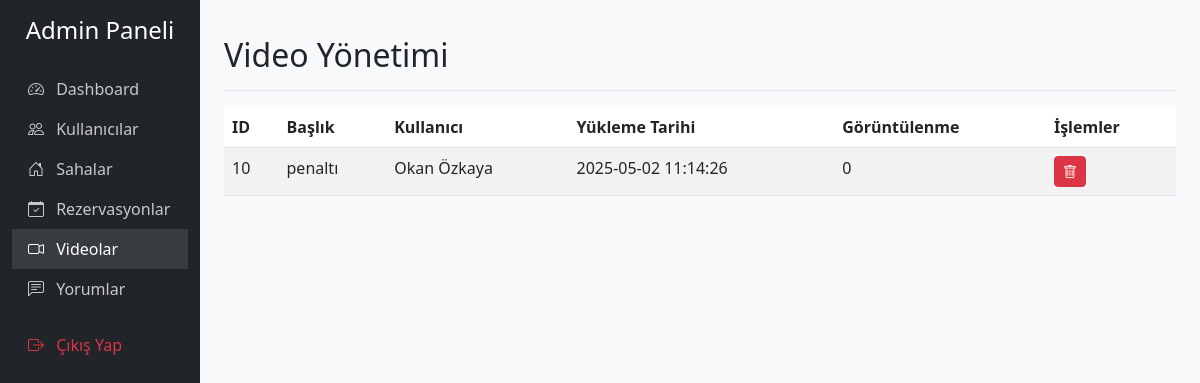
/halisaha-rezervasyon/admin/?page=videolar (signed in), run on the app's committed database.
### tables this page shows
CREATE TABLE IF NOT EXISTS `videolar` (
  `id` int NOT NULL AUTO_INCREMENT,
  `kullanici_id` int NOT NULL,
  `baslik` varchar(255) NOT NULL,
  `aciklama` text,
  `dosya_yolu` varchar(255) NOT NULL,
  `yukleme_tarihi` datetime DEFAULT CURRENT_TIMESTAMP,
  `goruntulenme` int DEFAULT '0',
  `mac_id` int DEFAULT NULL,
  PRIMARY KEY (`id`),
  KEY `kullanici_id` (`kullanici_id`),
  KEY `mac_id` (`mac_id`)
);

CREATE TABLE IF NOT EXISTS `kullanicilar` (
  `id` int NOT NULL AUTO_INCREMENT,
  `ad_soyad` varchar(100) NOT NULL,
  `email` varchar(100) NOT NULL,
  `telefon` varchar(20) DEFAULT NULL,
  `sifre` varchar(255) NOT NULL,
  `rol` enum('admin','kullanici') DEFAULT 'kullanici',
  `kayit_tarihi` datetime DEFAULT CURRENT_TIMESTAMP,
  PRIMARY KEY (`id`),
  UNIQUE KEY `email` (`email`)
);

### halisaha-rezervasyon/admin/videolar.php (the view, shortened to what this page needs)
<div class="d-flex justify-content-between flex-wrap flex-md-nowrap align-items-center pt-3 pb-2 mb-3 border-bottom">
    <h1 class="h2">Video Yönetimi</h1>
</div>
<div class="table-responsive">
    <table class="table table-striped table-hover">
        <thead>
            <tr>
                <th>ID</th>
                <th>Başlık</th>
                <th>Kullanıcı</th>
                <th>Yükleme Tarihi</th>
                <th>Görüntülenme</th>
                <th>İşlemler</th>
            </tr>
        </thead>
        <tbody>
            <?php
            $stmt = $db->query("
                SELECT v.id, v.baslik, v.yukleme_tarihi, v.goruntulenme, u.ad_soyad
                FROM videolar v
                JOIN kullanicilar u ON v.kullanici_id = u.id
                ORDER BY v.yukleme_tarihi DESC
            ");
            while ($row = $stmt->fetch(PDO::FETCH_ASSOC)) {
                echo "<tr>
                    <td>{$row['id']}</td>
                    <td>{$row['baslik']}</td>
                    <td>{$row['ad_soyad']}</td>
                    <td>{$row['yukleme_tarihi']}</td>
                    <td>{$row['goruntulenme']}</td>
                    <td>
                        <a href='?page=videolar&sil={$row['id']}' class='btn btn-sm btn-danger' onclick='return confirm(\"Bu videoyu silmek istediğinize emin misiniz?\")'>
                            <i class='bi bi-trash'></i>
                        </a>
                    </td>
                </tr>";
            }
            ?>
        </tbody>
    </table>
</div>

### halisaha-rezervasyon/admin/index.php (style rules this page uses)
body { background-color: #f8f9fa; }

### data on the page
videolar: id "10", baslik "penaltı", kullanicilar.ad_soyad "Okan Özkaya", yukleme_tarihi "2025-05-02 11:14:26", goruntulenme "0"
